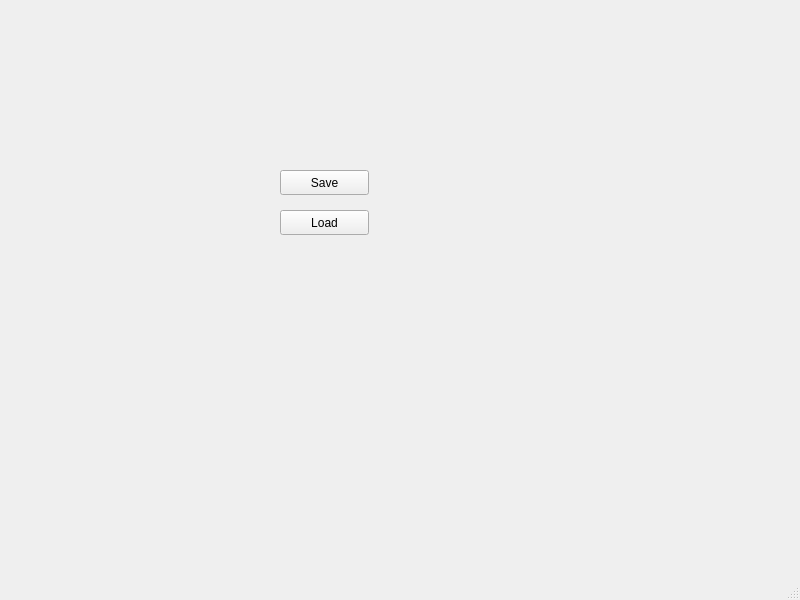
<?xml version="1.0" encoding="UTF-8"?>
<ui version="4.0">
 <class>MainWindow</class>
 <widget class="QMainWindow" name="MainWindow">
  <property name="geometry">
   <rect>
    <x>0</x>
    <y>0</y>
    <width>800</width>
    <height>600</height>
   </rect>
  </property>
  <property name="windowTitle">
   <string>MainWindow</string>
  </property>
  <widget class="QWidget" name="centralwidget">
   <widget class="QPushButton" name="PB_Save">
    <property name="geometry">
     <rect>
      <x>280</x>
      <y>170</y>
      <width>89</width>
      <height>25</height>
     </rect>
    </property>
    <property name="text">
     <string>Save</string>
    </property>
   </widget>
   <widget class="QPushButton" name="PB_Load">
    <property name="geometry">
     <rect>
      <x>280</x>
      <y>210</y>
      <width>89</width>
      <height>25</height>
     </rect>
    </property>
    <property name="text">
     <string>Load</string>
    </property>
   </widget>
  </widget>
  <widget class="QMenuBar" name="menubar">
   <property name="geometry">
    <rect>
     <x>0</x>
     <y>0</y>
     <width>800</width>
     <height>22</height>
    </rect>
   </property>
  </widget>
  <widget class="QStatusBar" name="statusbar"/>
 </widget>
 <resources/>
 <connections/>
</ui>
